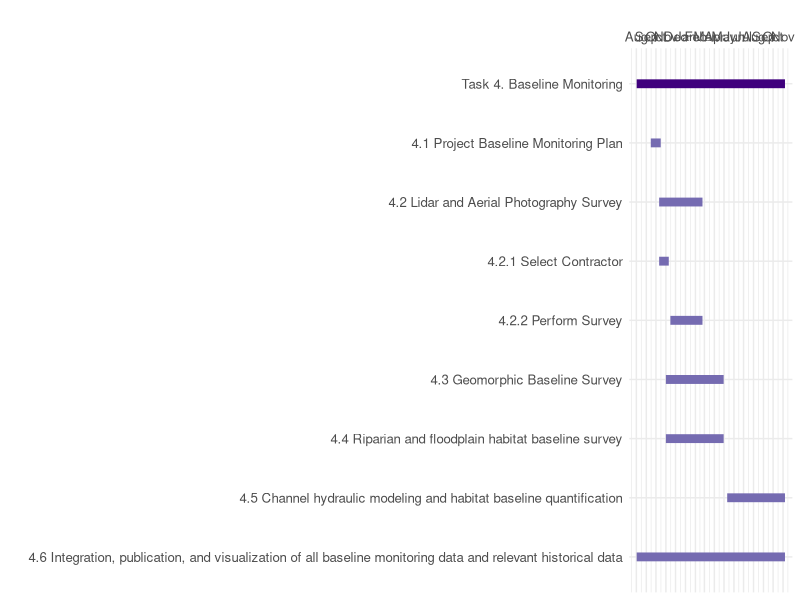

Recreate this plot in R.
library(tidyverse)
library(lubridate)
library(forcats)
library(readxl)
library(stringr)
library()

setwd("U:/Active Projects/Deer Creek/Project_Management/Schedule/schedule_revised")
getwd()

#read in csv of task data
t4 <- read_csv("task4_data.csv")

#create Gantt chart
t4 %>%
  mutate(Start = mdy(Start), End = Start + days(`Duration (days)`)) %>%
  gather(type, date, -ID:-`Duration (days)`, -Predecessors) %>% 
  mutate(date = as_date(as.numeric(date)),
         task = str_detect(`Task Name`, 'Task')) %>% 
  arrange(desc(ID)) %>% 
  ggplot(aes(x = date, y = fct_inorder(`Task Name`), color = task)) +
  geom_line(size = 3) +
  theme_minimal() +
  scale_x_date(date_breaks = '1 month', date_labels = '%b', position = 'top') +
  scale_color_manual(values = c('#756bb1', '#3f007d')) +
  labs(y = '', x = '') +
  theme(legend.position = 'none',
        text = element_text(size = 12))
